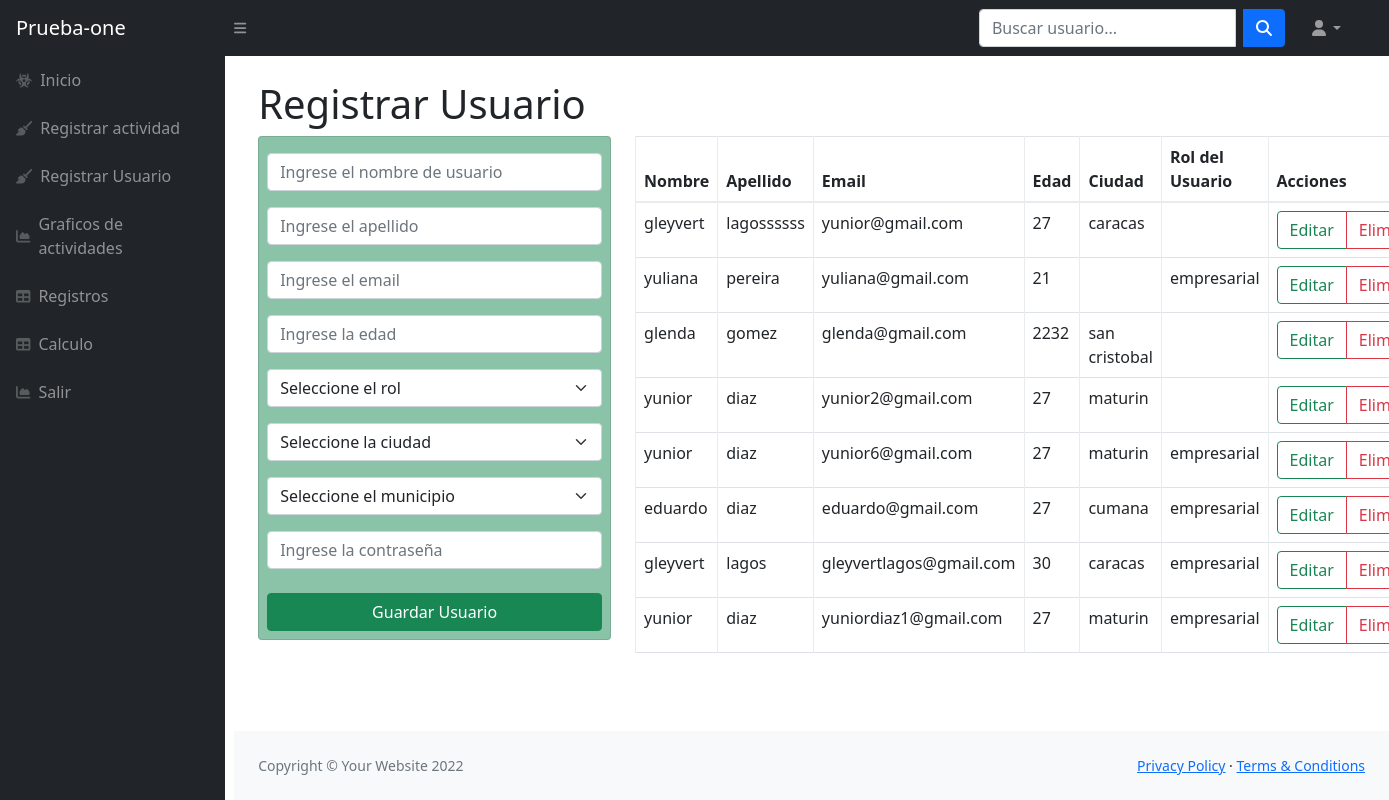
/registrar_usuario.php (signed in), run on the app's committed database.
### tables this page shows
CREATE TABLE `usuarios` (
  `id_usuario` int(11) NOT NULL,
  `nombre` varchar(100) DEFAULT NULL,
  `apellido` varchar(100) DEFAULT NULL,
  `email` varchar(200) DEFAULT NULL,
  `edad` int(11) DEFAULT NULL,
  `password` varchar(100) DEFAULT NULL,
  `id_ciudad` int(11) NOT NULL,
  `id_rol` int(11) NOT NULL
);

CREATE TABLE `ciudades` (
  `id_ciudad` int(11) NOT NULL,
  `nombre` varchar(255) NOT NULL
);

CREATE TABLE `roles` (
  `id_rol` int(11) NOT NULL,
  `nombre_rol` varchar(255) NOT NULL
);

### registrar_usuario.php (the view, shortened to what this page needs)
<!DOCTYPE html>
<html lang="en">
    <head>
        <link rel="stylesheet" type="text/css" href="vendor/bootstrap/css/bootstrap.min.css">
        <link href="./css/styles2.css" rel="stylesheet" />
    </head>
    <body class="sb-nav-fixed">
        <?php require 'partials/navbar.php' ?>
        <div id="layoutSidenav">
            <?php require 'partials/nav.php' ?>
            <div id="layoutSidenav_content">
                <main>
                    <div class="container-fluid px-4">
                        <h1 class="mt-4">Registrar Usuario</h1>
                        <div class="row">
                            <div class="col-md-4">
                                <div class="card card-body bg-success p-2 bg-opacity-50" >
                                    <form action="guardar_usuario.php" method="POST">
                                        <div class="form-group mt-2">
                                            <input type="text" required name="nombre" class="form-control" placeholder="Ingrese el nombre de usuario" autofocus>
                                        </div>
                                        <div class="form-group mt-2">
                                            <input type="text" required name="apellido" class="form-control" placeholder="Ingrese el apellido">
                                        </div>
                                        <div class="form-group mt-2">
                                            <input type="emai" required name="email" value="" class="form-control" placeholder="Ingrese el email">
                                        </div>
                                        <div class="form-group mt-2">
                                            <input type="text" required name="edad" class="form-control" placeholder="Ingrese la edad">
                                        </div>
                                        <div class="form-group mt-2">
                                        <select name="id_rol" required class="form-select" aria-label="Default select example">
                                            <option value="">Seleccione el rol</option>
                                            </select>
                                        </div>
                                        <div class="form-group mt-2">
                                            <select name="id_ciudad" id="id_ciudad" required class="form-select" aria-label="Default select example">
                                            <option value="">Seleccione la ciudad</option>
                                            </select>
                                        </div>
                                        <div class="form-group mt-2">
                                            <select name="id_municipio" id="id_municipio" required class="form-select" aria-label="Default select example">
                                            <option value="">Seleccione el municipio</option>
                                            </select>
                                        </div>
                                        <div class="form-group">
                                            <input type="password" required name="password" class="form-control" placeholder="Ingrese la contraseña">
                                        </div>
                                        <div class="d-grid gap-2">
                                             <button class="btn btn-success mt-2" require name="guardar_Usuario">Guardar Usuario</button>
                                        </div>
                                    </form>
                                </div>
                            </div>
                            <div class="col-md-8">
                                <table class="table table-bordered">
                                    <thead>
                                        <tr>
                                            <th>Nombre</th>
                                            <th>Apellido</th>
                                            <th>Email</th>
                                            <th>Edad</th>
                                            <th>Ciudad</th>
                                            <th>Rol del Usuario</th>
                                            <th>Acciones</th>
                                        </tr>
                                    </thead>
                                    <tbody id="bodyId2">
                                        <?php
                                            $records = $conn->prepare('SELECT id_usuario, usuarios.nombre, ciudades.nombre as nombre_ciudad, apellido, email, edad, usuarios.id_ciudad, usuarios.id_rol, nombre_rol FROM usuarios LEFT JOIN ciudades ON usuarios.id_ciudad=ciudades.id_ciudad LEFT JOIN roles ON usuarios.id_rol=roles.id_rol');
                                            $records->execute();
                                            $results = $records->fetchAll(PDO::FETCH_ASSOC);
                                            foreach($results as $row){ ?>
                                                <tr>
                                                    <td><?php echo $row['nombre'] ?></td>
                                                    <td><?php echo $row['apellido'] ?></td>
                                                    <td><?php echo $row['email'] ?></td>
                                                    <td><?php echo $row['edad'] ?></td>
                                                    <td><?php echo $row['nombre_ciudad'] ?></td>
                                                    <td><?php echo $row['nombre_rol'] ?></td>
                                                    <td>
                                                    <div class="btn-group" role="group" aria-label="Basic example">
                                                        <a class="btn btn-outline-success" href="editar_usuario.php?id=<?php echo $row['id_usuario'] ?>">Editar<i class="fa-address-card-o"></i></a>
                                                        <a class="btn btn-outline-danger" href="eliminar_usuario.php?id=<?php echo $row['id_usuario'] ?>">Eliminar</a>
                                                    </div>
                                                    </td>
                                                </tr>
                                          <?php  } ?>
                                    </tbody>
                                </table>
                            </div>
                        </div>
                    </div>
                </main>
                <footer class="py-4 bg-light mt-auto">
                    <div class="container-fluid px-4">
                        <div class="d-flex align-items-center justify-content-between small">
                            <div class="text-muted">Copyright &copy; Your Website 2022</div>
                            <div>
                                <a href="#">Privacy Policy</a>
                                &middot;
                                <a href="#">Terms &amp; Conditions</a>
                            </div>
                        </div>
                    </div>
                </footer>
            </div>
        </div>
    </body>
</html>

### data on the page
usuarios: nombre "gleyvert", apellido "lagossssss", email "yunior@gmail.com", edad "27", id_ciudad.nombre "caracas"
usuarios: nombre "yuliana", apellido "pereira", email "yuliana@gmail.com", edad "21", id_rol.nombre_rol "empresarial"
usuarios: nombre "glenda", apellido "gomez", email "glenda@gmail.com", edad "2232", id_ciudad.nombre "san cristobal"
usuarios: nombre "yunior", apellido "diaz", email "yunior2@gmail.com", edad "27", id_ciudad.nombre "maturin"
usuarios: nombre "yunior", apellido "diaz", email "yunior6@gmail.com", edad "27", id_ciudad.nombre "maturin", id_rol.nombre_rol "empresarial"
usuarios: nombre "eduardo", apellido "diaz", email "eduardo@gmail.com", edad "27", id_ciudad.nombre "cumana", id_rol.nombre_rol "empresarial"
usuarios: nombre "gleyvert", apellido "lagos", email "gleyvertlagos@gmail.com", edad "30", id_ciudad.nombre "caracas", id_rol.nombre_rol "empresarial"
usuarios: nombre "yunior", apellido "diaz", email "yuniordiaz1@gmail.com", edad "27", id_ciudad.nombre "maturin", id_rol.nombre_rol "empresarial"
